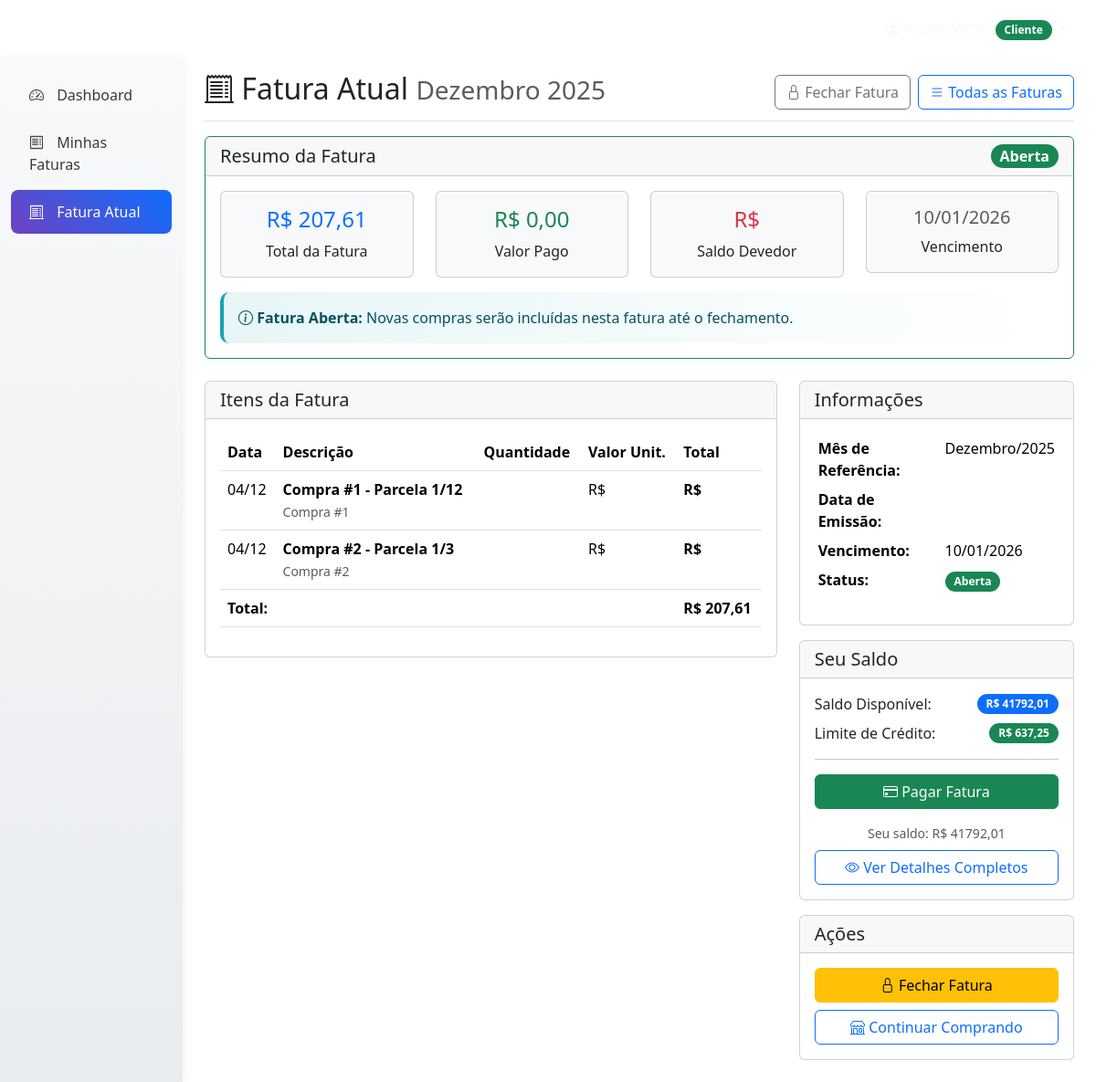
The app's page /faturas/atual/ (signed in), older data.
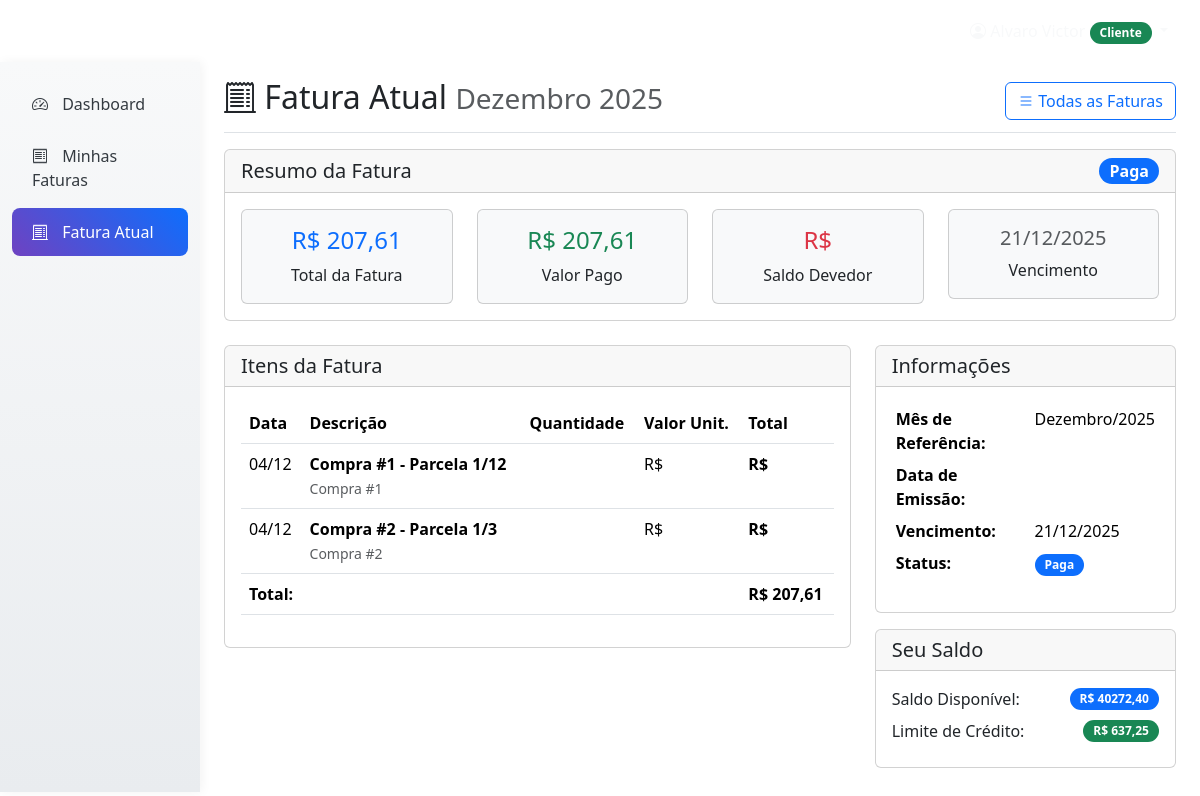
The same page, newer data.
### faturas/models.py (models this page shows, shortened)
class Fatura(models.Model):
    STATUS_CHOICES = [
        ('aberta', 'Aberta'),
        ('fechada', 'Fechada'),
        ('paga', 'Paga'),
        ('vencida', 'Vencida'),
        ('cancelada', 'Cancelada'),
    ]
    cliente = models.ForeignKey(Cliente, on_delete=models.CASCADE, related_name='faturas')
    mes_referencia = models.DateField()  # Primeiro dia do mês de referência
    data_vencimento = models.DateField()
    valor_total = models.DecimalField(max_digits=10, decimal_places=2, default=0)
    valor_pago = models.DecimalField(max_digits=10, decimal_places=2, default=0)
    status = models.CharField(max_length=15, choices=STATUS_CHOICES, default='aberta')
    data_pagamento = models.DateTimeField(null=True, blank=True)
    juros_mora = models.DecimalField(max_digits=10, decimal_places=2, default=0)
    data_criacao = models.DateTimeField(auto_now_add=True)
    data_atualizacao = models.DateTimeField(auto_now=True)
    class Meta:
        verbose_name = 'Fatura'
        verbose_name_plural = 'Faturas'
        unique_together = ['cliente', 'mes_referencia']
        ordering = ['-mes_referencia']
    @property
    def esta_vencida(self):
        return date.today() > self.data_vencimento and self.status != 'paga'

### usuarios/models.py (models this page shows, shortened)
class Cliente(models.Model):
    usuario = models.OneToOneField(Usuario, on_delete=models.CASCADE, primary_key=True)
    cpf = models.CharField(
        max_length=11,
        unique=True,
        validators=[RegexValidator(r'^\d{11}$', message='CPF deve conter 11 dígitos')]
    )
    score_pontos = models.IntegerField(default=0)
    saldo = models.DecimalField(max_digits=10, decimal_places=2, default=1000.00)
    limite_credito = models.DecimalField(max_digits=10, decimal_places=2, default=0.00)
    limite_credito_aprovado = models.BooleanField(default=False)
    data_cadastro = models.DateTimeField(auto_now_add=True)
    class Meta:
        verbose_name = 'Cliente'
        verbose_name_plural = 'Clientes'

### faturas/views.py (the view)
# urls.py: path('atual/', views.fatura_atual, name='fatura_atual'),
@login_required
def fatura_atual(request):
    if request.user.tipo_usuario != 'cliente':
        messages.error(request, 'Apenas clientes podem ver faturas.')
        return redirect('usuarios:home_redirect')
    try:
        cliente = Cliente.objects.get(usuario=request.user)
        mes_atual = date.today().replace(day=1)
        fatura = Fatura.objects.filter(cliente=cliente, mes_referencia=mes_atual).first()
        if not fatura:
            fatura = criar_fatura_mensal(cliente, mes_atual)
        if fatura:
            itens = fatura.itens.all()
            context = {
                'fatura': fatura,
                'itens': itens,
                'cliente': cliente,
                'eh_fatura_atual': True,
            }
            return render(request, 'faturas/fatura_atual.html', context)
        else:
            messages.info(request, 'Nenhuma fatura encontrada para o mês atual.')
            return redirect('faturas:minhas_faturas')
    except Cliente.DoesNotExist:
        messages.error(request, 'Perfil de cliente não encontrado.')
        return redirect('usuarios:home_redirect')

### faturas/templates/faturas/fatura_atual.html (shortened to what the changed rows need)
{% extends "usuarios/base.html" %}
{% block content %}
<div class="container-fluid h-100">
    <div class="row h-100">
        <main class="col-md-9 ms-sm-auto col-lg-10 px-md-4">
            <div class="d-flex justify-content-between flex-wrap flex-md-nowrap align-items-center pt-3 pb-2 mb-3 border-bottom">
                <h1 class="h2">
                    <i class="bi bi-receipt-cutoff"></i> Fatura Atual
                    <small class="text-muted">{{ fatura.mes_referencia|date:"F Y"|capfirst }}</small>
                </h1>
                <div class="btn-toolbar mb-2 mb-md-0">
                    {% if fatura.status == 'aberta' %}
                    <button class="btn btn-outline-secondary me-2" data-bs-toggle="modal" data-bs-target="#fecharFaturaModal">
                        <i class="bi bi-lock"></i> Fechar Fatura
                    </button>
                    {% endif %}
                    <a href="{% url 'faturas:minhas_faturas' %}" class="btn btn-outline-primary">
                        <i class="bi bi-list"></i> Todas as Faturas
                    </a>
                </div>
            </div>
            <div class="row">
                <div class="col-12 mb-4">
                    <div class="card {% if fatura.status == 'aberta' %}border-success{% elif fatura.status == 'fechada' %}border-warning{% endif %}">
                        <div class="card-header d-flex justify-content-between align-items-center">
                            <div>
                                {% if fatura.status == 'aberta' %}
                                    <span class="badge bg-success fs-6">Aberta</span>
                                {% elif fatura.status == 'fechada' %}
                                    <span class="badge bg-warning fs-6">Fechada</span>
                                {% elif fatura.status == 'paga' %}
                                    <span class="badge bg-primary fs-6">Paga</span>
                                {% endif %}
                            </div>
                        </div>
                        <div class="card-body">
                            <div class="row">
                                <div class="col-md-3">
                                    <div class="card bg-light text-center">
                                        <div class="card-body">
                                            <h4 class="text-primary">R$ {{ fatura.valor_total|floatformat:2 }}</h4>
                                            <p class="mb-0">Total da Fatura</p>
                                        </div>
                                    </div>
                                </div>
                                <div class="col-md-3">
                                    <div class="card bg-light text-center">
                                        <div class="card-body">
                                            <h4 class="text-success">R$ {{ fatura.valor_pago|floatformat:2 }}</h4>
                                            <p class="mb-0">Valor Pago</p>
                                        </div>
                                    </div>
                                </div>
                                <div class="col-md-3">
                                </div>
                                <div class="col-md-3">
                                    <div class="card bg-light text-center">
                                        <div class="card-body">
                                            {% if fatura.data_vencimento %}
                                            <h5 class="{% if fatura.esta_vencida %}text-danger{% elif fatura.dias_para_vencimento <= 3 %}text-warning{% else %}text-muted{% endif %}">
                                                {{ fatura.data_vencimento|date:"d/m/Y" }}
                                            </h5>
                                            <p class="mb-0">Vencimento</p>
                                            {% else %}
                                            <h5 class="text-muted">-</h5>
                                            <p class="mb-0">Fatura Aberta</p>
                                            {% endif %}
                                        </div>
                                    </div>
                                </div>
                            </div>
                            {% if fatura.status == 'aberta' %}
                            <div class="alert alert-info mt-3 mb-0">
                                <i class="bi bi-info-circle"></i>
                                <strong>Fatura Aberta:</strong> Novas compras serão incluídas nesta fatura até o fechamento.
                            </div>
                            {% endif %}
                        </div>
                    </div>
                </div>
            </div>
            <div class="row">
                <div class="col-lg-8 mb-4">
                    {% if itens %}
                    <div class="card">
                        <div class="card-header">
                            <h5 class="mb-0">Itens da Fatura</h5>
                        </div>
                        <div class="card-body">
                            <div class="table-responsive">
                                <table class="table">
                                    <thead>
                                        <tr>
                                            <th>Data</th>
                                            <th>Descrição</th>
                                            <th>Quantidade</th>
                                            <th>Valor Unit.</th>
                                            <th>Total</th>
                                        </tr>
                                    </thead>
                                    <tbody>
                                        {% for item in itens %}
                                        <tr>
                                            <td>
                                                {% if item.compra %}
                                                    {{ item.compra.data_compra|date:"d/m" }}
                                                {% else %}
                                                    -
                                                {% endif %}
                                            </td>
                                            <td>
                                                <div class="d-flex align-items-center">
                                                    <div>
                                                        <div class="fw-bold">{{ item.descricao }}</div>
                                                        {% if item.compra %}
                                                        <small class="text-muted">Compra #{{ item.compra.id }}</small>
                                                        {% endif %}
                                                    </div>
                                                </div>
                                            </td>
                                            <td>{{ item.quantidade }}</td>
                                            <td>R$ {{ item.valor_unitario|floatformat:2 }}</td>
                                            <td><strong>R$ {{ item.valor_total|floatformat:2 }}</strong></td>
                                        </tr>
                                        {% endfor %}
                                    </tbody>
                                    <tfoot>
                                        <tr>
                                            <th colspan="4">Total:</th>
                                            <th>R$ {{ fatura.valor_total|floatformat:2 }}</th>
                                        </tr>
                                    </tfoot>
                                </table>
                            </div>
                        </div>
                    </div>
                    {% endif %}
                </div>
                <div class="col-lg-4 mb-4">
                    <div class="card">
                        <div class="card-body">
                            <table class="table table-sm table-borderless">
                                <tr>
                                    <td><strong>Mês de Referência:</strong></td>
                                    <td>{{ fatura.mes_referencia|date:"F/Y"|capfirst }}</td>
                                </tr>
                                {% if fatura.data_vencimento %}
                                <tr>
                                    <td><strong>Vencimento:</strong></td>
                                    <td>{{ fatura.data_vencimento|date:"d/m/Y" }}</td>
                                </tr>
                                {% endif %}
                                <tr>
                                    <td>
                                        {% if fatura.status == 'aberta' %}
                                            <span class="badge bg-success">Aberta</span>
                                        {% elif fatura.status == 'fechada' %}
                                            <span class="badge bg-warning">Fechada</span>
                                        {% elif fatura.status == 'paga' %}
                                            <span class="badge bg-primary">Paga</span>
                                        {% endif %}
                                    </td>
                                </tr>
                            </table>
                        </div>
                    </div>
                    <div class="card mt-3">
                        <div class="card-body">
                            <div class="d-flex justify-content-between align-items-center mb-2">
                                <span>Saldo Disponível:</span>
                                <span class="badge bg-primary">R$ {{ cliente.saldo|floatformat:2 }}</span>
                            </div>
                            {% if cliente.limite_credito_aprovado %}
                            <div class="d-flex justify-content-between align-items-center mb-2">
                                <span>Limite de Crédito:</span>
                                <span class="badge bg-success">R$ {{ cliente.limite_credito|floatformat:2 }}</span>
                            </div>
                            {% endif %}
                            {% if fatura.status != 'paga' and fatura.valor_total > 0 %}
                            <hr>
                            <div class="d-grid gap-2 mt-3">
                                {% if cliente.saldo >= fatura.valor_total %}
                                <button class="btn btn-success" data-bs-toggle="modal" data-bs-target="#pagarFaturaModal">
                                    <i class="bi bi-credit-card"></i> Pagar Fatura
                                </button>
                                <small class="text-muted text-center d-block mt-2">
                                    Seu saldo: R$ {{ cliente.saldo|floatformat:2 }}
                                </small>
                                {% endif %}
                                <a href="{% url 'faturas:detalhes_fatura' fatura.id %}" class="btn btn-outline-primary">
                                    <i class="bi bi-eye"></i> Ver Detalhes Completos
                                </a>
                            </div>
                            {% endif %}
                        </div>
                    </div>
                    {% if fatura.status == 'aberta' %}
                    <div class="card mt-3">
                        <div class="card-header">
                            <h5 class="mb-0">Ações</h5>
                        </div>
                        <div class="card-body">
                            <div class="d-grid gap-2">
                                <button class="btn btn-warning" data-bs-toggle="modal" data-bs-target="#fecharFaturaModal">
                                    <i class="bi bi-lock"></i> Fechar Fatura
                                </button>
                                <a href="{% url 'loja:produtos' %}" class="btn btn-outline-primary">
                                    <i class="bi bi-shop"></i> Continuar Comprando
                                </a>
                            </div>
                        </div>
                    </div>
                    {% endif %}
                </div>
            </div>
        </main>
    </div>
</div>
{% endblock %}

Row changes from the older to the newer data that the page shows:
changed Fatura: status "aberta" → "paga" (drawn); valor_pago "0,00" → "207,61"; data_vencimento "10/01/2026" → "21/12/2025"
changed Cliente: saldo "41792,01" → "40272,40"; saldo "41792,01" → (not shown)
Text that changed along with them:
text no longer shown: "Fechar Fatura Aberta Fatura Aberta: Novas compras serão incluídas nesta fatura até o fechamento. Aberta Pagar Fatura Seu saldo: R$ Ver Detalhes Completos Ações Fechar Fatura Continuar Comprando"
text now shown: "Paga Paga"
